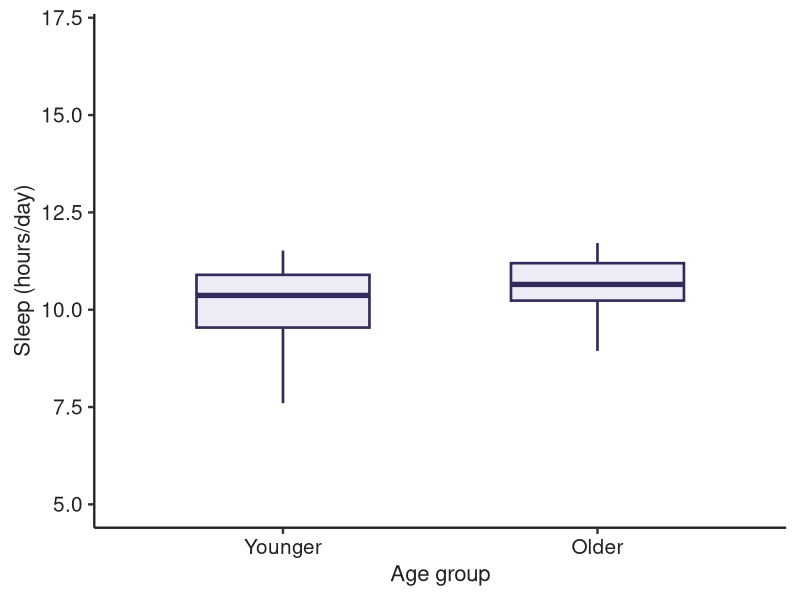
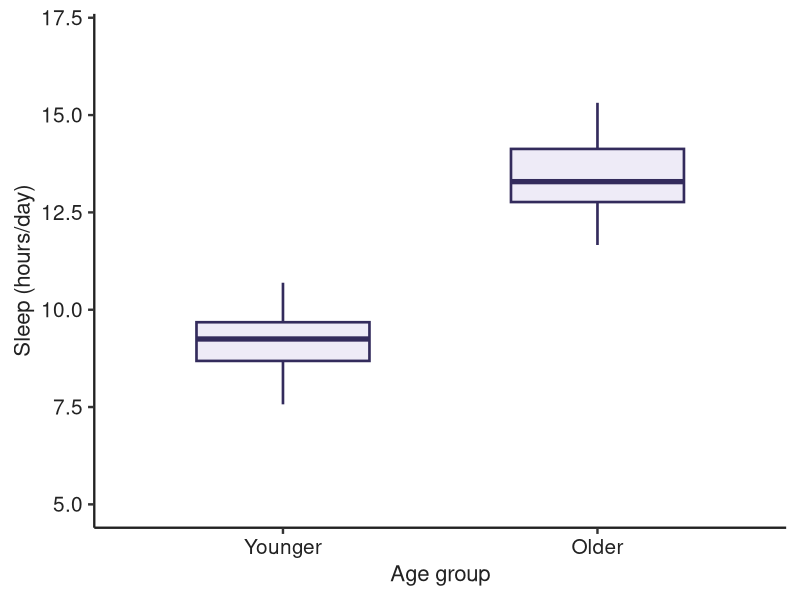
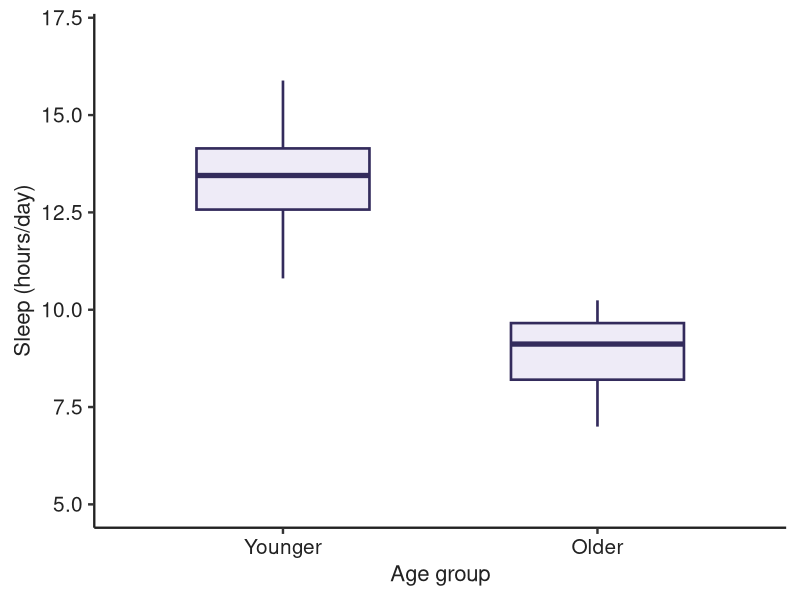
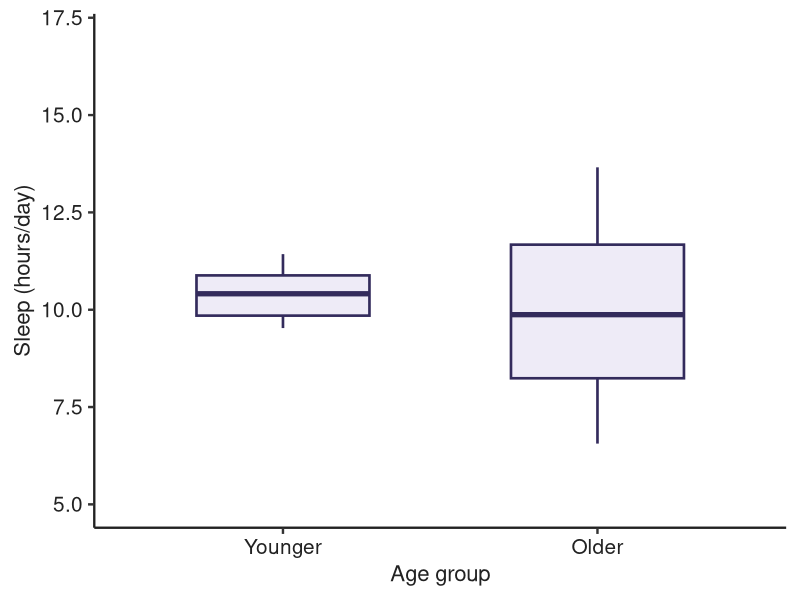
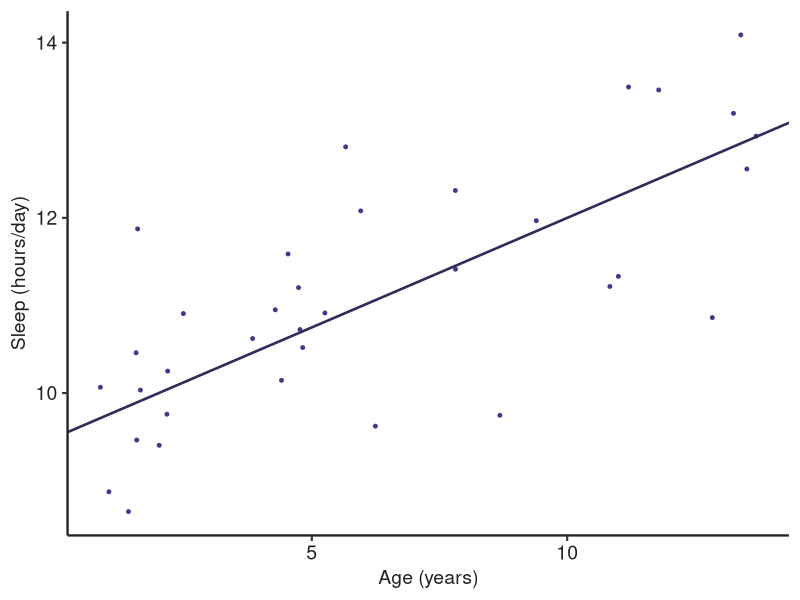

These figures' R source, in order:
## ---- chunk 1
#| label: fig-dog-sleep-age-groups
#| fig-cap: "Four possible patterns in daily sleep time between younger and older dogs."
#| fig-subcap:
#|   - "Similar sleep time between age groups."
#|   - "Older dogs sleep longer."
#|   - "Younger dogs sleep longer."
#|   - "Greater variation in sleep time among older dogs."
#| fig-alt:
#|   - "Boxplot comparing daily sleep time in younger and older dogs. The two groups have similar medians and spreads."
#|   - "Boxplot comparing daily sleep time in younger and older dogs. Older dogs have a higher median sleep time."
#|   - "Boxplot comparing daily sleep time in younger and older dogs. Younger dogs have a higher median sleep time."
#|   - "Boxplot comparing daily sleep time in younger and older dogs. The medians are similar, but sleep time varies more among older dogs."
#| layout-ncol: 2
#| fig-width: 4.2
#| fig-height: 3.8
#| dev: png
#| fig-pos: H
#| echo: false

library(ggplot2)

set.seed(2022)

make_sleep_data <- function(
  younger_mean,
  older_mean,
  younger_sd = 1,
  older_sd = 1
) {
  data.frame(
    Age_group = factor(
      rep(c("Younger", "Older"), each = 20),
      levels = c("Younger", "Older")
    ),
    Sleep_hours = c(
      rnorm(20, mean = younger_mean, sd = younger_sd),
      rnorm(20, mean = older_mean, sd = older_sd)
    )
  )
}

make_sleep_plot <- function(data) {
  ggplot(data, aes(x = Age_group, y = Sleep_hours)) +
    geom_boxplot(
      width = 0.55,
      outlier.shape = NA,
      fill = "#eeebf7",
      colour = "#332b5c",
      linewidth = 0.9
    ) +
    coord_cartesian(ylim = c(5, 17)) +
    labs(
      x = "Age group",
      y = "Sleep (hours/day)"
    ) +
    theme_classic(base_size = 18) +
    theme(
      axis.text = element_text(
        colour = "#222222",
        size = 15
      ),
      axis.title = element_text(
        colour = "#222222",
        size = 16
      ),
      axis.line = element_line(
        colour = "#222222",
        linewidth = 0.8
      ),
      plot.margin = margin(10, 10, 10, 10)
    )
}

similar_sleep <- make_sleep_plot(
  make_sleep_data(younger_mean = 10.5, older_mean = 10.5)
)
older_sleep_longer <- make_sleep_plot(
  make_sleep_data(younger_mean = 9, older_mean = 13)
)
younger_sleep_longer <- make_sleep_plot(
  make_sleep_data(younger_mean = 13, older_mean = 9)
)
older_sleep_varies <- make_sleep_plot(
  make_sleep_data(
    younger_mean = 10.5,
    older_mean = 10.5,
    younger_sd = 0.5,
    older_sd = 2
  )
)

similar_sleep
older_sleep_longer
younger_sleep_longer
older_sleep_varies
## ---- chunk 2
#| label: fig-dog-sleep-age-continuous
#| fig-cap: "One possible relationship between daily sleep time and age in dogs."
#| fig-alt: "Scatterplot of daily sleep time in hours against dog age in years, showing a moderate increase in sleep time across the age range."
#| dev: png
#| echo: false
#| message: false

dog_age_example <- data.frame(
  Age_years = runif(35, min = 0.5, max = 14)
)
dog_age_example$Sleep_hours <- 9.5 +
  0.25 * dog_age_example$Age_years +
  rnorm(35, mean = 0, sd = 1)

ggplot(dog_age_example, aes(x = Age_years, y = Sleep_hours)) +
  geom_point(
    colour = "#49368c",
    size = 1
  ) +
  labs(
    x = "Age (years)",
    y = "Sleep (hours/day)"
  ) +
  geom_abline(
    intercept = 9.5,
    slope = 0.25,
    colour = "#332b5c",
    linewidth = 0.9
  ) +
  theme_classic(base_size = 16) +
  theme(
    axis.text = element_text(
      colour = "#222222",
      size = 14
    ),
    axis.title = element_text(
      colour = "#222222",
      size = 14
    ),
    axis.line = element_line(
      colour = "#222222",
      linewidth = 0.8
    )
  )
